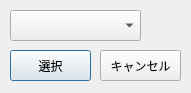
<?xml version="1.0" encoding="UTF-8"?>
<ui version="4.0">
 <class>SelectUserSetDialog</class>
 <widget class="QDialog" name="SelectUserSetDialog">
  <property name="geometry">
   <rect>
    <x>0</x>
    <y>0</y>
    <width>191</width>
    <height>93</height>
   </rect>
  </property>
  <property name="windowTitle">
   <string>Dialog</string>
  </property>
  <widget class="QPushButton" name="pushButtonSelect">
   <property name="geometry">
    <rect>
     <x>10</x>
     <y>50</y>
     <width>81</width>
     <height>31</height>
    </rect>
   </property>
   <property name="text">
    <string>選択</string>
   </property>
   <property name="default">
    <bool>true</bool>
   </property>
  </widget>
  <widget class="QPushButton" name="pushButtonCancel">
   <property name="geometry">
    <rect>
     <x>100</x>
     <y>50</y>
     <width>81</width>
     <height>31</height>
    </rect>
   </property>
   <property name="text">
    <string>キャンセル</string>
   </property>
  </widget>
  <widget class="QComboBox" name="comboBoxUserSetSelector">
   <property name="geometry">
    <rect>
     <x>10</x>
     <y>10</y>
     <width>131</width>
     <height>31</height>
    </rect>
   </property>
  </widget>
 </widget>
 <resources/>
 <connections/>
</ui>
